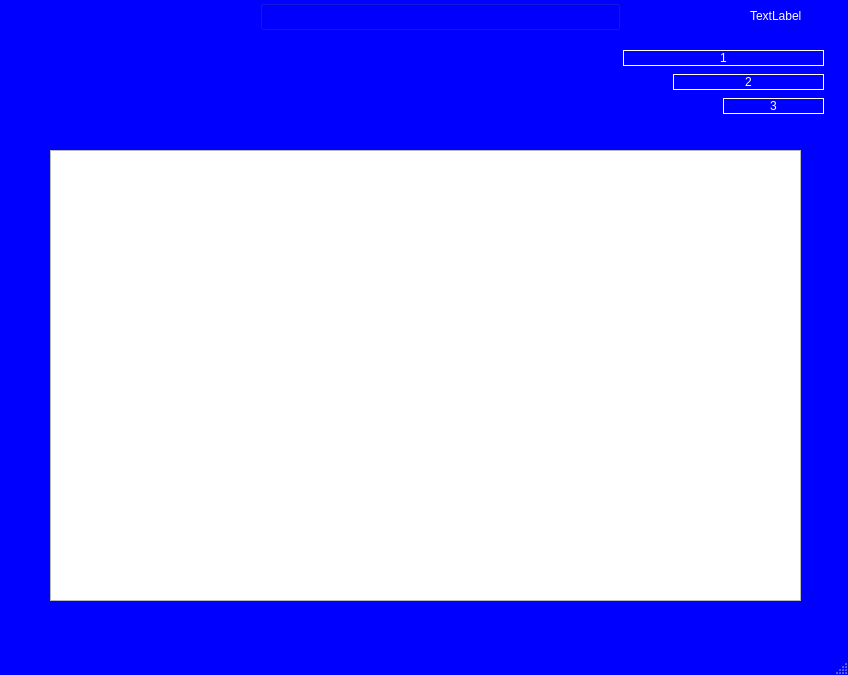
<?xml version="1.0" encoding="UTF-8"?>
<ui version="4.0">
 <class>MainWindow</class>
 <widget class="QMainWindow" name="MainWindow">
  <property name="geometry">
   <rect>
    <x>0</x>
    <y>0</y>
    <width>848</width>
    <height>675</height>
   </rect>
  </property>
  <property name="windowTitle">
   <string>MKA Aamla Assistant</string>
  </property>
  <property name="styleSheet">
   <string notr="true">QMainWindow
{
background-color: blue;
}

QLineEdit{
border: 1px solid #555;
background: rgb(217, 217, 217);
height: 20px;
}

QLineEdit:disabled{
background: black;
}

QLabel{

color: rgb(255, 255, 255);
height: 20px;
font: bold 12pt &quot;Arial&quot;;
}

QPushButton{
color: white;
background-color: blue;
border: 1px solid white;
height: 20px;
font: bold 10pt &quot;Arial&quot;;
}

QPushButton:disabled{	
color: black;
background-color: white;
border: 1px solid black;
}

QPushButton:pressed{	
	background-color: black;
}
</string>
  </property>
  <widget class="QWidget" name="centralwidget">
   <widget class="QLabel" name="Date">
    <property name="geometry">
     <rect>
      <x>750</x>
      <y>0</y>
      <width>71</width>
      <height>31</height>
     </rect>
    </property>
    <property name="text">
     <string>TextLabel</string>
    </property>
   </widget>
   <widget class="QPushButton" name="BTN_1">
    <property name="geometry">
     <rect>
      <x>623</x>
      <y>50</y>
      <width>201</width>
      <height>16</height>
     </rect>
    </property>
    <property name="text">
     <string>1</string>
    </property>
   </widget>
   <widget class="QPushButton" name="BTN_3">
    <property name="geometry">
     <rect>
      <x>723</x>
      <y>98</y>
      <width>101</width>
      <height>16</height>
     </rect>
    </property>
    <property name="text">
     <string>3</string>
    </property>
   </widget>
   <widget class="QPushButton" name="BTN_2">
    <property name="geometry">
     <rect>
      <x>673</x>
      <y>74</y>
      <width>151</width>
      <height>16</height>
     </rect>
    </property>
    <property name="text">
     <string>2</string>
    </property>
   </widget>
   <widget class="QTableWidget" name="TimeTableRoom2">
    <property name="geometry">
     <rect>
      <x>50</x>
      <y>150</y>
      <width>751</width>
      <height>451</height>
     </rect>
    </property>
    <property name="rowCount">
     <number>0</number>
    </property>
    <property name="columnCount">
     <number>5</number>
    </property>
    <attribute name="horizontalHeaderVisible">
     <bool>false</bool>
    </attribute>
    <attribute name="horizontalHeaderCascadingSectionResizes">
     <bool>false</bool>
    </attribute>
    <attribute name="horizontalHeaderDefaultSectionSize">
     <number>135</number>
    </attribute>
    <attribute name="horizontalHeaderMinimumSectionSize">
     <number>15</number>
    </attribute>
    <column/>
    <column/>
    <column/>
    <column/>
    <column/>
   </widget>
   <widget class="QGroupBox" name="groupBox">
    <property name="geometry">
     <rect>
      <x>260</x>
      <y>0</y>
      <width>360</width>
      <height>30</height>
     </rect>
    </property>
    <property name="title">
     <string/>
    </property>
   </widget>
   <widget class="QLabel" name="Bismillah_LBL">
    <property name="geometry">
     <rect>
      <x>240</x>
      <y>30</y>
      <width>400</width>
      <height>20</height>
     </rect>
    </property>
    <property name="text">
     <string/>
    </property>
    <property name="alignment">
     <set>Qt::AlignCenter</set>
    </property>
   </widget>
  </widget>
  <widget class="QMenuBar" name="menubar">
   <property name="geometry">
    <rect>
     <x>0</x>
     <y>0</y>
     <width>848</width>
     <height>21</height>
    </rect>
   </property>
  </widget>
  <widget class="QStatusBar" name="statusbar"/>
 </widget>
 <resources/>
 <connections/>
</ui>
